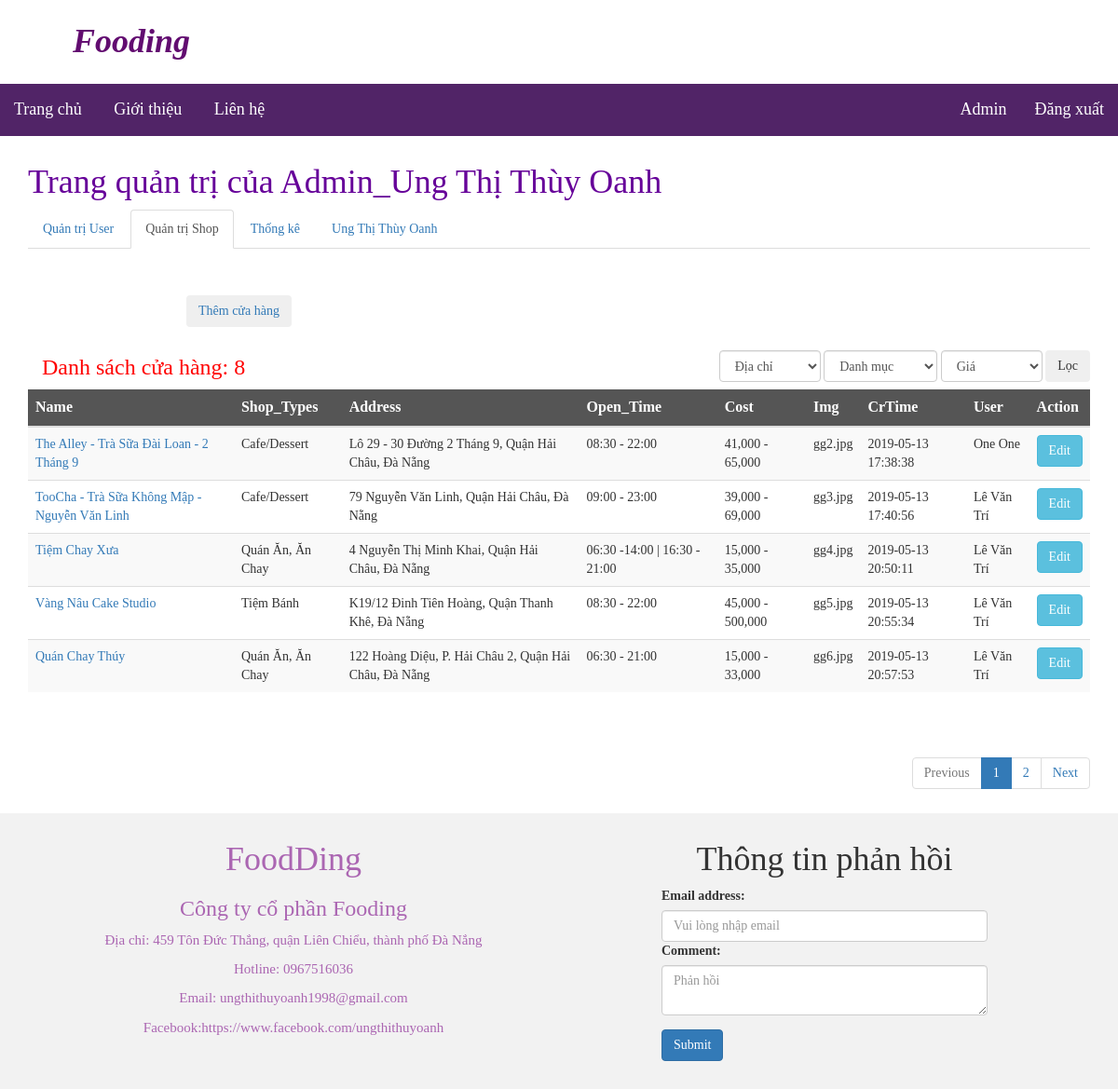
The page /controller/c_adminShop.php (signed in) on the database as committed earlier.
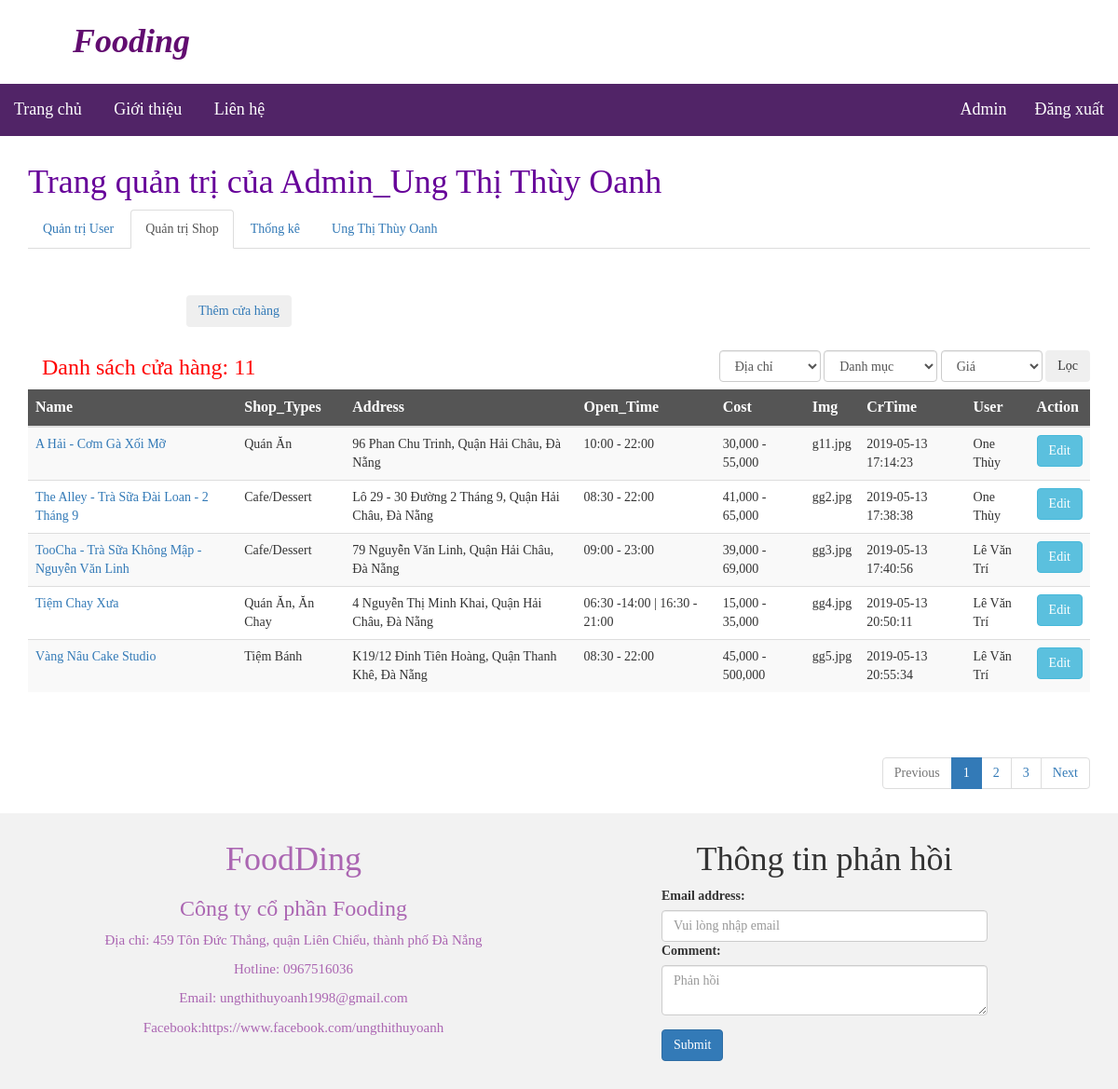
The same page on the database as committed later.
### tables this page shows
CREATE TABLE `foodshop` (
  `id` int(225) NOT NULL,
  `name` varchar(500) NOT NULL,
  `shop_types` varchar(50) NOT NULL,
  `address` varchar(500) NOT NULL,
  `open_time` varchar(50) NOT NULL,
  `cost` varchar(50) NOT NULL,
  `img` varchar(50) NOT NULL,
  `crtime` datetime DEFAULT CURRENT_TIMESTAMP,
  `updateTime` datetime DEFAULT CURRENT_TIMESTAMP,
  `user_id` int(225) DEFAULT NULL,
  `shipped` varchar(50) DEFAULT NULL,
  `prepare` varchar(50) DEFAULT NULL
);

CREATE TABLE `users` (
  `id` int(225) NOT NULL,
  `username` varchar(50) NOT NULL,
  `password` varchar(50) NOT NULL,
  `name` varchar(100) NOT NULL,
  `email` varchar(100) NOT NULL,
  `sex` varchar(10) DEFAULT NULL,
  `birthday` date DEFAULT NULL,
  `phone` varchar(20) DEFAULT NULL,
  `address` varchar(200) DEFAULT NULL,
  `vkey` varchar(200) DEFAULT NULL,
  `verified` int(2) NOT NULL DEFAULT '0',
  `role` int(20) NOT NULL,
  `crtime` datetime NOT NULL DEFAULT CURRENT_TIMESTAMP,
  `token` varchar(200) DEFAULT NULL,
  `updateTime` datetime DEFAULT CURRENT_TIMESTAMP
);

### model/m_foodshop.php (called while the page is built, shortened)
<?php
	class FoodShop extends Database
	{
		function queryFoodShop($_sql){
			$conn = parent::getConn();
			$stmt = null;
			try {
				$stmt = $conn->prepare($_sql);
				$stmt->execute();
			}catch(PDOException $e){
				echo "queryFoodShop failed: " . $e->getMessage();
			}
		    if($stmt->rowCount() == 0){
		    	$stmt=null;
		    	$conn=null;
		    	return 0;
		    }else{
		    	$data = $stmt->fetchAll(PDO::FETCH_ASSOC);
		    	return$data;
		    }
		}
		function queryTotalFoodShop($_sql){
			$conn = parent::getConn();
			$stmt = null;
			try {
				$stmt = $conn->prepare($_sql);
				$stmt->execute();
			}catch(PDOException $e){
				echo "queryTotalFoodShop failed: " . $e->getMessage();
			}
		    if($stmt->rowCount() == 0){
		    	$stmt=null;
		    	$conn=null;
		    	return 0;
		    }else{
		    	$data = $stmt->fetch(PDO::FETCH_ASSOC);
		    	return $data;
		    }
		}
	}
	?>

### view/v_adminShop.php (the view, shortened to what this page needs)
<div class="col-md-offset-2 col-xs-offset-2">
	<a href="../controller/c_addShopFood.php">
		<button type="button" class="btn btn-outline-success ">Thêm cửa hàng</button>
	</a>
</div>
<div class="container">
	<div class="col-md-4">
		<h3 style="color: #FF0000;">
			Danh sách cửa hàng: <?=$total_record?>
		</h3>
	</div>
	<div class="" id="filter" style="padding-top: 15px; float: right;">
		<form action="" class="form-inline" method="GET">
			<select name="address" id="address" class="form-control">
				<option value="-1">Địa chỉ</option>
			</select>
			<select name="shop_type" id="shop_type" class="form-control">
				<option value="-1">Danh mục</option>
			</select>
			<select name="cost" id="cost" class="form-control">
				<option value="-1">Giá</option>
			</select>
			<button class="btn btn-outline-success" type="submit">Lọc</button>
		</form>
	</div>
	<table class="table table-striped">
		<thead class="thead-dark" style="background-color: #555555;">
			<tr style="color: #fff; font-size: 16px; font-weight: bold;">
				<th scope="col">Name</th>
				<th scope="col">Shop_Types</th>
				<th scope="col">Address</th>
				<th scope="col">Open_Time</th>
				<th scope="col">Cost</th>
				<th scope="col">Img</th>
				<th scope="col">CrTime</th>
				<th scope="col">User</th>
				<th scope="col">Action</th>
			</tr>
		</thead>
		<tbody>
			<?php
			if(isset($data) && $data!=false):
				foreach ($data as $row) {
					?>
					<tr>
						<td><a href="../controller/c_detail.php?id=<?=$row['id']?>"><?=$row["name"]?></a></td>
						<td><?=$row["shop_types"]?></td>
						<td><?=$row["address"]?></td>
						<td><?=$row["open_time"]?></td>
						<td><?=$row["cost"]?></td>
						<td><?=$row["img"]?></td>
						<td><?=$row["crtime"]?></td>
						<td><?=$row["nameuser"]?></td>
						<td><a href="?edit=<?=$row['id']?>"><button type="button" class="btn btn-info">Edit</button> </a></td>
					</tr>
					<?php
				}
			endif; ?>
		</tbody>
	</table>
</div>

### view/v_paging.php
<div class="container" style="margin: 0; padding: 0;">
	<nav aria-label="Page navigation example" style="float: right;">
	<ul class="pagination justify-content-end">
		<?php
		if (isset($current_page) && $current_page > 1 && $total_page > 1){
			?>
			<li class="page-item">
				<a class="page-link" href="?<?php if(isset($link)) echo $link; ?>page=<?=($current_page-1)?>">Previous</a>
			</li>
			<?php
		}else{
			?>
			<li class="page-item disabled"> <a class="page-link" href="">Previous</a> </li>
			<?php
		}
		if (isset($total_page))
			for ( $i = 1; $i <= $total_page; $i++){
				if ($i == $current_page){
					?>
					<li class="page-item active">
						<span class="page-link"><?=$i?></span>
					</li>
					<?php
				}
				else{
					?>
					<li class="page-item">
						<a class="page-link" href="?<?php if(isset($link)) echo $link; ?>page=<?=$i?>"><?=$i?></a>
					</li>
					<?php
				}
			}
			if (isset($current_page) && $current_page < $total_page && $total_page > 1){
				?>
				<li class="page-item">
					<a class="page-link" href="?<?php if(isset($link)) echo $link; ?>page=<?=($current_page+1)?>">Next</a>
				</li>
				<?php
			}else{
				?>
				<li class="page-item disabled">
					<a class="page-link" href="">Next</a>
				</li>
				<?php
			}
			?>
		</ul>
	</nav>
</div>

Rows that differ between the two databases and show on the page:
no longer on this page (row edited): foodshop: name "Quán Chay Thúy", shop_types "Quán Ăn, Ăn Chay", address "122 Hoàng Diệu, P. Hải Châu 2, Quận Hải Châu, Đà Nẵng", open_time "06:30 - 21:00", cost "15,000 - 33,000", img "gg6.jpg", crtime "2019-05-13 20:57:53", user.name "Lê Văn Trí"
now on this page (row edited): foodshop: name "A Hải - Cơm Gà Xối Mỡ", shop_types "Quán Ăn", address "96 Phan Chu Trinh, Quận Hải Châu, Đà Nẵng", open_time "10:00 - 22:00", cost "30,000 - 55,000", img "g11.jpg", crtime "2019-05-13 17:14:23", user.name "One Thùy"
changed foodshop "The Alley - Trà Sữa Đài Loan - 2 Tháng 9": user.name "One One" → "One Thùy"
Other text that changed with them:
$total_record: "8" → "11"
new list line: "3"
